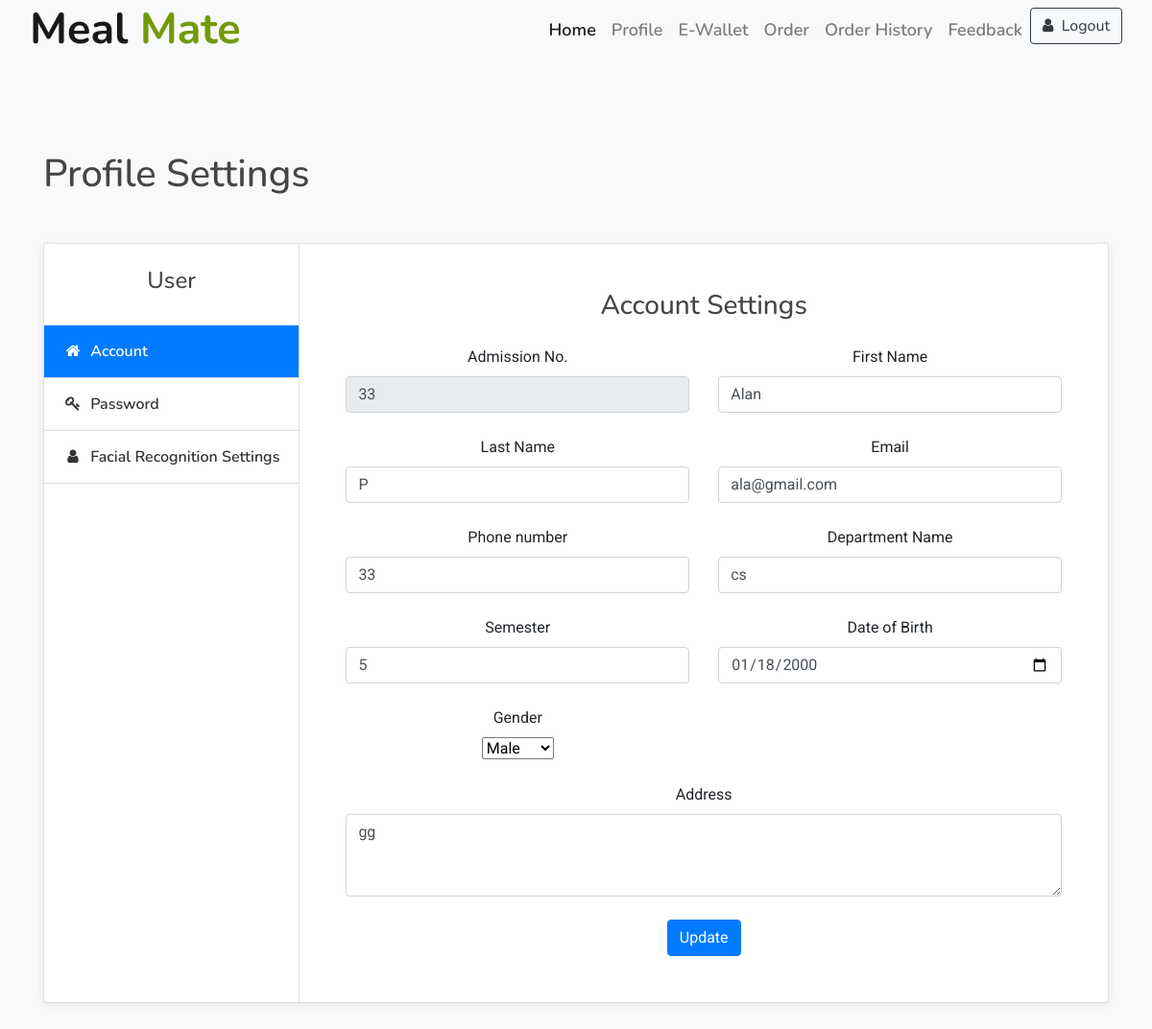
/profile/ (signed in), run on the app's committed database.
### accounts/models.py (models this page shows, shortened)
class Student(models.Model):
    GENDER_CHOICES = (
        ('M', 'Male'),
        ('F', 'Female'),
        ('O', 'Other')
    )
    studentid = models.IntegerField(primary_key=True)
    first_name = models.CharField(max_length=50)
    last_name = models.CharField(max_length=50)
    email = models.EmailField()
    password = models.CharField(max_length=50)
    virtual_wallet_balance = models.DecimalField(max_digits=8, decimal_places=2,default=00.00)
    department_name = models.CharField(max_length=50)
    semester = models.IntegerField(default=0)
    gender = models.CharField(max_length=1, choices=GENDER_CHOICES, default='O')
    dob = models.DateField(default='2000-01-01')
    address = models.CharField(max_length=200,default='None')
    mobileno = models.CharField(max_length=20)

### accounts/views.py (the view)
# urls.py: path('profile/', views.profile, name='profile'),
def profile(request):
    user_id = request.session.get('studentid')
    student = Student.objects.get(studentid=user_id)
    context = {'student': student}
    return render(request,'profile.html',context)

### templates/profile.html (shortened to what this page needs)
{%load static%}
<!DOCTYPE html>
<html lang="en">
    <head>
        <link href="https://stackpath.bootstrapcdn.com/bootstrap/4.4.1/css/bootstrap.min.css" rel="stylesheet">
        <link href="https://cdnjs.cloudflare.com/ajax/libs/font-awesome/5.10.0/css/all.min.css" rel="stylesheet">
        <link href="{% static 'lib/animate/animate.min.css'%}" rel="stylesheet">
        <link href="{% static 'lib/owlcarousel/assets/owl.carousel.min.css'%}" rel="stylesheet">
        <link href="{% static 'lib/flaticon/font/flaticon.css'%}" rel="stylesheet">
        <link href="{% static 'lib/tempusdominus/css/tempusdominus-bootstrap-4.min.css'%}" rel="stylesheet" />
        <link href="{% static 'css/style.css'%}" rel="stylesheet">
    	<link rel="stylesheet" type="text/css" href="https://stackpath.bootstrapcdn.com/bootstrap/4.3.1/css/bootstrap.min.css">
	<link rel="stylesheet" href="https://stackpath.bootstrapcdn.com/font-awesome/4.7.0/css/font-awesome.min.css">
    </head>
    <body>
        <div class="navbar navbar-expand-lg bg-light navbar-light">
            <div class="container-fluid">
                <a href="#" class="navbar-brand">Meal <span>Mate</span></a>
                <div class="collapse navbar-collapse justify-content-between" id="navbarCollapse">
                    <div class="navbar-nav ml-auto">
                        <a href="{% url 'index' %}" class="nav-item nav-link active">Home</a>
                        <a href="{% url 'profile' %}" class="nav-item nav-link">Profile</a>
                        <a href="{% url 'ewallet'%}" class="nav-item nav-link">E-Wallet</a>
                        <a href="{% url 'menushowstudent' %}" class="nav-item nav-link">Order</a>
                        <a href="{% url 'order_history_student' %}" class="nav-item nav-link">Order History</a>
                        <a href="{% url 'feedbackmenu' %}" class="nav-item nav-link">Feedback</a>
                        <a href="{% url 'login' %}">
                        <button type="button" class="btn btn-outline-dark">
                            <i class="fa fa-user mr-1" aria-hidden="true"></i> Logout
                        </button></a>
                    </div>
                </div>
            </div>
        </div>
        <section class="py-5 my-5">
            <div class="container">
                <h1 class="mb-5">Profile Settings</h1>
                <div class="container2">
                <div class="bg-white shadow rounded-lg d-block d-sm-flex">
                    <div class="profile-tab-nav border-right">
                        <div class="p-4">
                            <h4 class="text-center">User</h4>
                        </div>
                        <div class="nav flex-column nav-pills" id="v-pills-tab" role="tablist" aria-orientation="vertical">
                            <a class="nav-link active" id="account-tab" data-toggle="pill" href="#account" role="tab" aria-controls="account" aria-selected="true">
                                <i class="fa fa-home text-center mr-1"></i>
                                Account
                            </a>
                            <a class="nav-link" id="password-tab" data-toggle="pill" href="#password" role="tab" aria-controls="password" aria-selected="false">
                                <i class="fa fa-key text-center mr-1"></i>
                                Password
                            </a>
                            <a class="nav-link" id="security-tab" data-toggle="pill" href="#security" role="tab" aria-controls="security" aria-selected="false">
                                <i class="fa fa-user text-center mr-1"></i>
                                Facial Recognition Settings
                            </a>
                        </div>
                    </div>
                    <div class="tab-content p-4 p-md-5" id="v-pills-tabContent">
                        <div class="tab-pane fade show text-center active" id="account" role="tabpanel" aria-labelledby="account-tab">
                            <h3 class="mb-4">Account Settings</h3>
                            <form method="post" action="{% url 'update_profile' %}">
                            <div class="row">
                                <div class="col-md-6">
                                    <div class="form-group">
                                        <label>Admission No.</label>
                                        <input type="number" class="form-control" name="studentid" placeholder="{{ student.studentid }}" value="{{ student.studentid }}" readonly>
                                    </div>
                                </div>
                                    <div class="col-md-6">
                                        <div class="form-group">
                                            <label>First Name</label>
                                            <input type="text" class="form-control" name="first_name"  placeholder="{{ student.first_name }}" value="{{ student.first_name }}">
                                        </div>
                                    </div>
                                    <div class="col-md-6">
                                        <div class="form-group">
                                            <label>Last Name</label>
                                            <input type="text" class="form-control" name="last_name"  placeholder="{{ student.last_name }}" value="{{ student.last_name }}">
                                        </div>
                                    </div>
                                    <div class="col-md-6">
                                        <div class="form-group">
                                            <label>Email</label>
                                            <input type="text" class="form-control" name="email"  placeholder="{{ student.email }}" value="{{ student.email }}">
                                        </div>
                                    </div>
                                    <div class="col-md-6">
                                        <div class="form-group">
                                            <label>Phone number</label>
                                            <input type="text" class="form-control" name="mobileno" placeholder="{{ student.mobileno }}" value="{{ student.mobileno }}" required pattern="[0-9]{10}" oninput="this.value = this.value.replace(/[^0-9]/g, '').slice(0,10);">
                                        </div>
                                    </div>
                                    <div class="col-md-6">
                                        <div class="form-group">
                                            <label>Department Name</label>
                                            <input type="text" class="form-control" name="department_name"  placeholder="{{ student.department_name }}" value="{{ student.department_name }}">
                                        </div>
                                    </div>
                                    <div class="col-md-6">
                                        <div class="form-group">
                                            <label>Semester</label>
                                            <input type="number" class="form-control" name="semester"  placeholder="{{ student.semester }}" value="{{ student.semester }}">
                                        </div>
                                    </div>
                                <div class="col-md-6">
                                    <div class="form-group">
                                          <label>Date of Birth</label>
                                       <input type="date" class="form-control" name="dob" placeholder="{{ student.dob}}"value="{{ student.dob|date:'Y-m-d' }}">
                                    </div>
                                </div>
                                <div class="col-md-6">
                                    <div class="form-group">
                                          <label>Gender</label><br>
                                        <select name="gender">
                                            <option value="M" {% if student.gender == "M" %}selected{% endif %}>Male</option>
                                        </select>
                                    </div>
                                    </div>
                                    <div class="col-md-12">
                                        <div class="form-group">
                                            <label>Address</label>
                                            <textarea class="form-control" name="address" rows="3" placeholder="{{ student.address }}">{{ student.address }}</textarea>
                                        </div>
                                </div>
                            </div>
                            <div>
                                <button type="submit" class="btn btn-primary">Update</button>
                            </div>
                        </div>
                    </div>
                </div>
                </div>
            </div>
        </section>
    </body>
</html>

### static/css/style.css (style rules this page uses)
body { color: #757575; background: #ffffff; font-family: 'open sans', sans-serif; }
h1, h2, h3, h4, h5, h6 { color: #454545; font-family: 'Nunito', sans-serif; }
a { font-family: 'Nunito', sans-serif; font-weight: 600; color: #fbaf32; transition: .3s; }
.container-fluid { max-width: 1366px; }
.navbar { position: relative; transition: .5s; z-index: 999; }
.navbar .navbar-brand { margin: 0; color: #fbaf32; font-size: 45px; line-height: 0px; font-weight: 700; font-family: 'Nunito', sans-serif; transition: .5s; }
.navbar .navbar-brand span { color: #719a0a; }
@media (min-width: 992px) { .navbar { position: absolute; width: 100%; padding: 30px 60px; background: transparent !important; z-index: 9; } }
@media (min-width: 992px) { .navbar .navbar-brand { color: #fbaf32; } }
@media (min-width: 992px) { .navbar-light .navbar-nav .nav-link, .navbar-light .navbar-nav .nav-link:focus { padding: 10px 10px 8px 10px; font-family: 'Nunito', sans-serif; color: #ffffff; font-size: 18px; font-weight: 600; } }
@media (min-width: 992px) { .navbar-light .navbar-nav .nav-link:hover, .navbar-light .navbar-nav .nav-link.active { color: #fbaf32; } }

### templates/profile.html (style rules this page uses)
body { background: #f9f9f9; font-family: "Roboto", sans-serif; }
.shadow { box-shadow: 0 2px 10px rgba(0, 0, 0, 0.1) !important; }
.profile-tab-nav { min-width: 250px; }
.tab-content { flex: 1; }
.form-group { margin-bottom: 1.5rem; }
.nav-pills a.nav-link { padding: 15px 20px; border-bottom: 1px solid #ddd; border-radius: 0; color: #333; }
.nav-pills a.nav-link i { width: 20px; }
.container2 { border: 1px double rgb(236, 234, 234); }

### data on the page
Student: studentid "33", first_name "Alan", last_name "P", email "ala@gmail.com", mobileno "33", department_name "cs", semester "5", gender "Male", address "gg"
